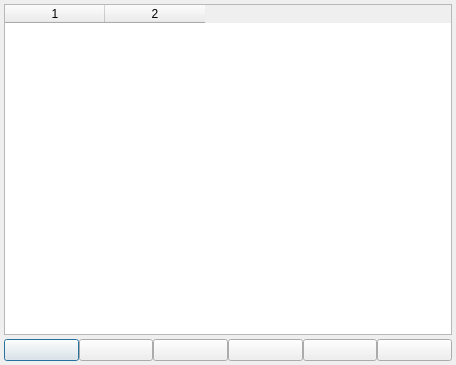
<?xml version="1.0" encoding="UTF-8"?>
<ui version="4.0">
 <class>townsetClass</class>
 <widget class="QDialog" name="townsetClass">
  <property name="geometry">
   <rect>
    <x>0</x>
    <y>0</y>
    <width>456</width>
    <height>365</height>
   </rect>
  </property>
  <property name="minimumSize">
   <size>
    <width>410</width>
    <height>365</height>
   </size>
  </property>
  <property name="windowTitle">
   <string>Циферблаты</string>
  </property>
  <property name="windowIcon">
   <iconset resource="../timezones.qrc">
    <normaloff>:/res/k.ico</normaloff>:/res/k.ico</iconset>
  </property>
  <layout class="QVBoxLayout">
   <property name="spacing">
    <number>4</number>
   </property>
   <property name="leftMargin">
    <number>4</number>
   </property>
   <property name="topMargin">
    <number>4</number>
   </property>
   <property name="rightMargin">
    <number>4</number>
   </property>
   <property name="bottomMargin">
    <number>4</number>
   </property>
   <item>
    <widget class="QTableWidget" name="twTowns">
     <property name="selectionMode">
      <enum>QAbstractItemView::SingleSelection</enum>
     </property>
     <property name="selectionBehavior">
      <enum>QAbstractItemView::SelectRows</enum>
     </property>
     <property name="columnCount">
      <number>2</number>
     </property>
     <column/>
     <column/>
    </widget>
   </item>
   <item>
    <layout class="QHBoxLayout">
     <property name="spacing">
      <number>0</number>
     </property>
     <property name="leftMargin">
      <number>0</number>
     </property>
     <property name="topMargin">
      <number>0</number>
     </property>
     <property name="rightMargin">
      <number>0</number>
     </property>
     <property name="bottomMargin">
      <number>0</number>
     </property>
     <item>
      <widget class="QPushButton" name="pbAdd">
       <property name="toolTip">
        <string>Add</string>
       </property>
       <property name="icon">
        <iconset resource="../timezones.qrc">
         <normaloff>:/res/plus.png</normaloff>:/res/plus.png</iconset>
       </property>
      </widget>
     </item>
     <item>
      <widget class="QPushButton" name="pbDel">
       <property name="toolTip">
        <string>Delete</string>
       </property>
       <property name="icon">
        <iconset resource="../timezones.qrc">
         <normaloff>:/res/editdelete.png</normaloff>:/res/editdelete.png</iconset>
       </property>
      </widget>
     </item>
     <item>
      <widget class="QPushButton" name="pbUp">
       <property name="toolTip">
        <string>Up</string>
       </property>
       <property name="icon">
        <iconset resource="../timezones.qrc">
         <normaloff>:/res/uparrow.png</normaloff>:/res/uparrow.png</iconset>
       </property>
      </widget>
     </item>
     <item>
      <widget class="QPushButton" name="pbDown">
       <property name="toolTip">
        <string>Down</string>
       </property>
       <property name="icon">
        <iconset resource="../timezones.qrc">
         <normaloff>:/res/downarrow.png</normaloff>:/res/downarrow.png</iconset>
       </property>
      </widget>
     </item>
     <item>
      <widget class="QPushButton" name="pbSave">
       <property name="toolTip">
        <string>Save</string>
       </property>
       <property name="icon">
        <iconset resource="../timezones.qrc">
         <normaloff>:/res/save.png</normaloff>:/res/save.png</iconset>
       </property>
      </widget>
     </item>
     <item>
      <widget class="QPushButton" name="pbExit">
       <property name="toolTip">
        <string>Close</string>
       </property>
       <property name="icon">
        <iconset resource="../timezones.qrc">
         <normaloff>:/res/exit.png</normaloff>:/res/exit.png</iconset>
       </property>
      </widget>
     </item>
    </layout>
   </item>
  </layout>
 </widget>
 <layoutdefault spacing="6" margin="11"/>
 <resources>
  <include location="../timezones.qrc"/>
 </resources>
 <connections/>
</ui>
